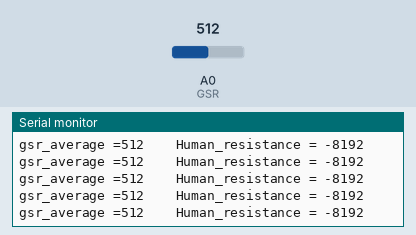
A sketch run on a simulated Arduino Uno, built with avr-gcc and run on an emulated ATmega328P. Parts: the last lines printed to the serial monitor. The inputs (shaded band) are chosen by the test bench; at power-on: A0 (GSR) = 512.

Above: at 1.2 s.
1.3 s: A0 (GSR) set to 716
At 1.36 s:
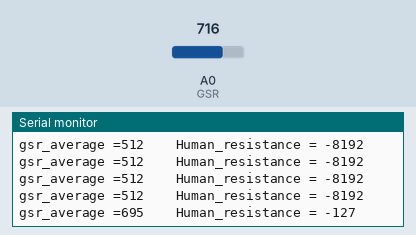
4.3 s: A0 (GSR) set to 0
At 4.31 s:
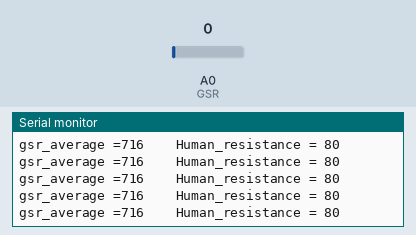
7.3 s: A0 (GSR) set to 20
At 7.31 s:
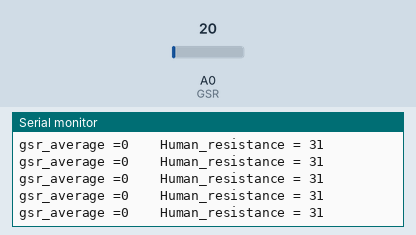
10.3 s: A0 (GSR) set to 306
At 10.3 s:
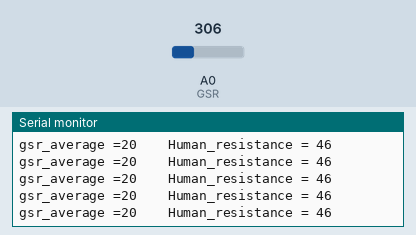
13.3 s: A0 (GSR) set to 511
At 13.31 s:
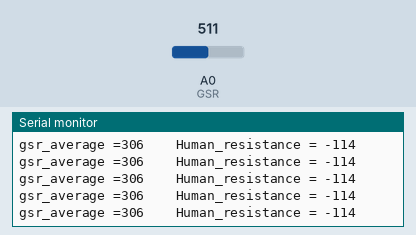
Timing chart, 0 to 16.3 s (numbered marks = the images above; inputs shaded):
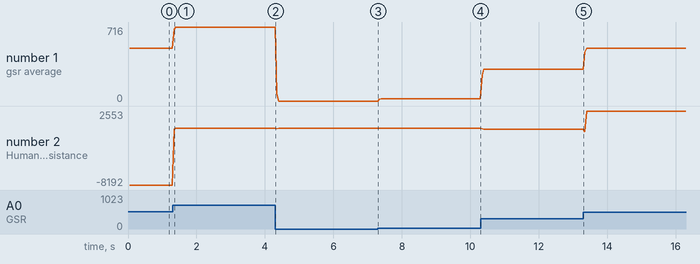

The sketch:

GSRtest.ino
```cpp
const int GSR = A0;
int sensorVal = 0;
int gsr_average = 0;


void setup() {
  // put your setup code here, to run once:
  Serial.begin(9600);
}

void loop() {
  long sum = 0;
  for (int i = 0; i<10;i++)
    {
      sensorVal = analogRead(GSR);
      sum += sensorVal;
      delay(5);
    }
  gsr_average = sum/10;
  Serial.print("gsr_average =");
  Serial.print(gsr_average);
  int human_resistance = ((1024+2*gsr_average)*10000)/(516-gsr_average);
  Serial.print("    Human_resistance = ");
  Serial.println(human_resistance);
}
```

Measured:
- after the input at 1.3 s, the serial monitor: prints a new line after 0.05 s (image 1)
- plotted number 1: 512 → 716 after the input at 1.3 s, 716 → 0 after the input at 4.3 s, 0 → 20 after the input at 7.3 s, 20 → 306 after the input at 10.3 s, 306 → 511 after the input at 13.3 s
- plotted number 2: -8192 → 80 after the input at 1.3 s, 80 → 31 after the input at 4.3 s, 31 → 46 after the input at 7.3 s, 46 → -114 after the input at 10.3 s, -114 → 2553 after the input at 13.3 s
